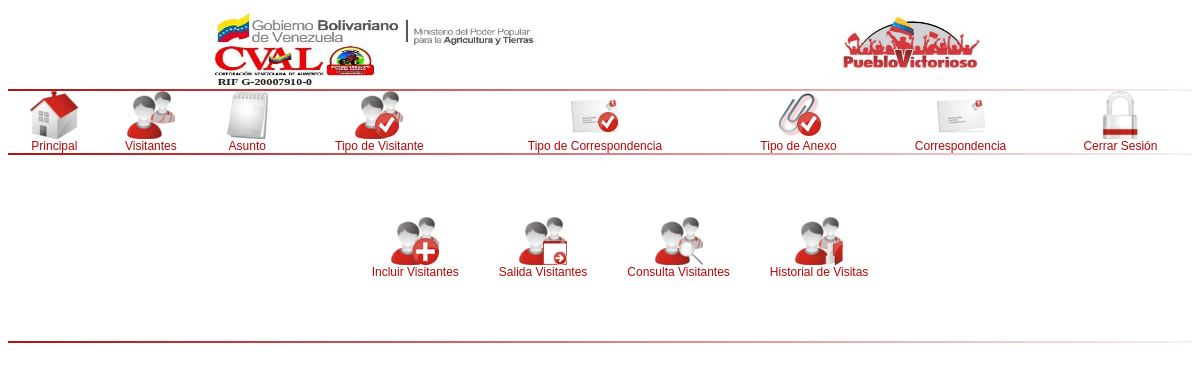
The app's page /sca_submenu.php?id_menu=5 (signed in) with its own data.
### tables this page shows
CREATE TABLE `menus` (
  `id_menu` int(11) NOT NULL AUTO_INCREMENT,
  `id_menu_p` int(11) NOT NULL,
  `nombre` varchar(100) NOT NULL,
  `id_tipo_u` int(11) NOT NULL,
  `url` varchar(255) NOT NULL,
  `observacion` text NOT NULL,
  `color` varchar(50) NOT NULL,
  `imagen` varchar(225) NOT NULL,
  `orden` int(11) NOT NULL,
  `no_publicado` tinyint(1) NOT NULL,
  PRIMARY KEY (`id_menu`),
  KEY `id_tipo_u` (`id_tipo_u`),
  CONSTRAINT `menus_ibfk_1` FOREIGN KEY (`id_tipo_u`) REFERENCES `usuarios_t` (`id_tipo_u`)
);

### sca_submenu.php (the view, shortened to what this page needs)
<?php
	include("sca_precarga.php");
?>
<?php
if(!(empty($sca_id_u_activo)))
{
?>
<?php
$bgcolor_n2="";	$bgcolor="";	$id_menu="";	$color="";
?>
<table border="0" align="center" cellpadding="20" cellspacing="0">
  <tr <?php echo $bgcolor_n2?>>
    <td>
<?php
$sql_c = "select * from menus where id_tipo_u= '$sca_id_tipo_u_menu' and no_publicado ='0' and id_menu_p='$id_menu_p' and id_menu_p<>'0' ORDER BY orden ASC";
$sql_c=sql_c($sql_c);
while ($campo = mysql_fetch_array ($sql_c))
	{
	$id_menu=$campo['id_menu'];
	$nombre=$campo['nombre'];
	$url=$campo['url'];
	$imagen=$campo['imagen'];
?>
	<td <?php echo $bgcolor?>><center><?php echo " "?><a href='<?php echo "$url?id_menu=$id_menu$color"?>'>
<?php
if (!(empty($imagen)))
	{
?>
	<img src="imagenes/<?php echo $imagen?>" border="0" height='<?php echo "$height_imagen"?>'><br />
<?php
	}
?>
	<?php echo $nombre?></a></center></td>
<?php
	}
?></td>
</tr>
</table>
<?php
}
else
{
	include ("sca_redireccion.php");
}
?>

### sca_menu.php (shortened to what this page needs)
<table width="100%" border="0" cellspacing="0" cellpadding="0" align="center">
<tr>
<?php
$height_imagen="";
$sql_c = "select * from menus where no_publicado ='0' and id_tipo_u='$sca_id_tipo_u_menu' and id_menu_p='0' ORDER BY orden ASC";
$sql_c=sql_c($sql_c);
while ($campo = mysql_fetch_array ($sql_c))
	{
	$id_menu=$campo['id_menu'];
	$nombre_menu=$campo['nombre'];
	$url_menu=$campo['url'];
	$imagen_menu=$campo['imagen'];
?>
<td align='center'><a href='<?php echo "$url_menu?id_menu=$id_menu"?>'>
<?php
if (!(empty($imagen_menu)))
	{
?>
	<img src="imagenes/<?php echo $imagen_menu ?>" <?php echo "$height_imagen"?> border="0"/>
<?php
	}
?>
</a><?php ?><br/><a href='<?php echo "$url_menu?id_menu=$id_menu"?>'><?php echo $nombre_menu?></a></td>
<?php
	}
if (!(empty($sca_id_u_activo)))
	{
	echo "<td align='center'><a href='sca_case.php?seleccion=x'><img src='imagenes/cerrar.png' $height_imagen 'sca_case.php?seleccion=x' border='0'/></a>";
	echo "<br/><a href='sca_case.php?seleccion=x'>Cerrar Sesi&oacute;n</a></td>";
	}
?>
</tr>
</table>

### sca_estilo.css (style rules this page uses)
table { font-size: 12px; font-family: Verdana, Arial; }
a { font-family: Verdana, Arial; font-size: 12px; color: #b40707; }
a:link { font-family: Verdana, Arial; text-decoration: none; font-size: 12px; }

### records on screen
menus: imagen (picture), nombre "Principal"
menus: imagen (picture), nombre "Visitantes"
menus: imagen (picture), nombre "Asunto"
menus: imagen (picture), nombre "Tipo de Visitante"
menus: imagen (picture), nombre "Tipo de Correspondencia"
menus: imagen (picture), nombre "Tipo de Anexo"
menus: imagen (picture), nombre "Correspondencia"
menus: imagen (picture), nombre "Incluir Visitantes"
menus: imagen (picture), nombre "Salida Visitantes"
menus: imagen (picture), nombre "Consulta Visitantes"
menus: imagen (picture), nombre "Historial de Visitas"
